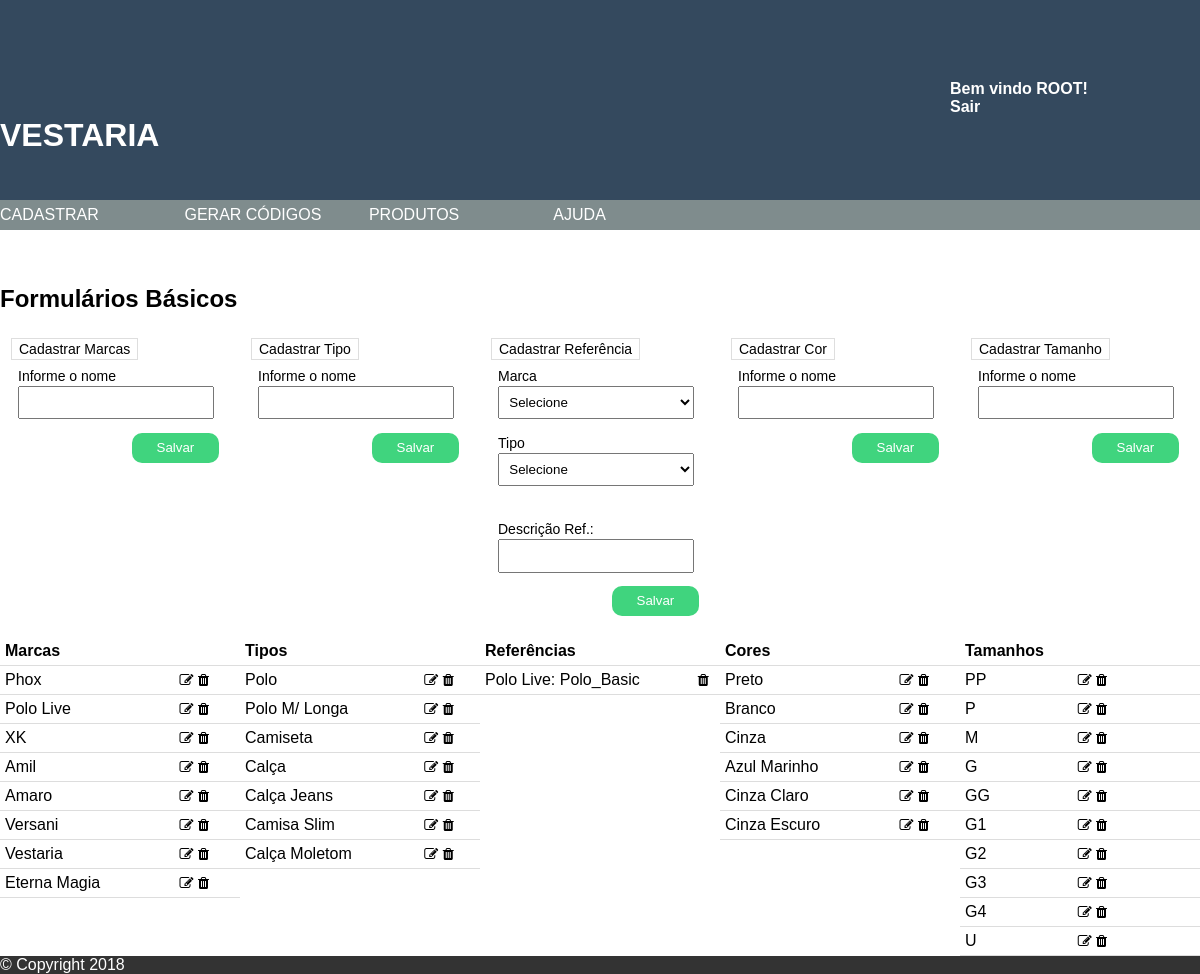
The page /views/index.php (signed in) on the database its author committed.
### tables this page shows
CREATE TABLE `marca` (
  `idmarca` int(11) NOT NULL AUTO_INCREMENT,
  `nome` varchar(255) DEFAULT NULL,
  PRIMARY KEY (`idmarca`)
);

CREATE TABLE `tipo` (
  `idtipo` int(11) NOT NULL AUTO_INCREMENT,
  `nome` varchar(255) DEFAULT NULL,
  PRIMARY KEY (`idtipo`)
);

CREATE TABLE `referencia` (
  `idreferencia` int(11) NOT NULL AUTO_INCREMENT,
  `nome` varchar(255) DEFAULT NULL,
  `marca_id` int(11) NOT NULL,
  `tipo_id` int(11) NOT NULL,
  PRIMARY KEY (`idreferencia`),
  KEY `fk_referencia_marca_idx` (`marca_id`),
  KEY `fk_referencia_tipo1_idx` (`tipo_id`),
  CONSTRAINT `fk_referencia_marca` FOREIGN KEY (`marca_id`) REFERENCES `marca` (`idmarca`) ON DELETE NO ACTION ON UPDATE NO ACTION,
  CONSTRAINT `fk_referencia_tipo1` FOREIGN KEY (`tipo_id`) REFERENCES `tipo` (`idtipo`) ON DELETE NO ACTION ON UPDATE NO ACTION
);

CREATE TABLE `cor` (
  `idcor` int(11) NOT NULL AUTO_INCREMENT,
  `nome` varchar(255) DEFAULT NULL,
  PRIMARY KEY (`idcor`)
);

CREATE TABLE `tamanho` (
  `idtamanho` int(11) NOT NULL AUTO_INCREMENT,
  `nome` varchar(255) DEFAULT NULL,
  PRIMARY KEY (`idtamanho`)
);

### models/conexao.php (called while the page is built, shortened)
<?php
class Conexao {
    public static $instance;
    public static function getInstance() {
        $host = 'localhost';
        $banco = 'codigo_barras';
        $user = 'root';
        $senha = '';
        if (!isset(self::$instance)) {
            self::$instance = new PDO('mysql:host='.$host.';dbname='.$banco.'', $user, $senha, array(PDO::MYSQL_ATTR_INIT_COMMAND => "SET NAMES utf8"));
            self::$instance->setAttribute(PDO::ATTR_ERRMODE, PDO::ERRMODE_EXCEPTION);
            self::$instance->setAttribute(PDO::ATTR_ORACLE_NULLS, PDO::NULL_EMPTY_STRING);
        }
        return self::$instance;
    }
}

### models/marca.php (called while the page is built, shortened)
<?php
include_once 'conexao.php';
class Marca {
    private $idMarca;
    private $nome;
    public function getIdMarca() {
        return $this->idMarca;
    }
    public function getNome() {
        return $this->nome;
    }
    public function setIdMarca($idMarca) {
        $this->idMarca = $idMarca;
    }
    public function setNome($nome) {
        $this->nome = $nome;
    }
    public function listar() {
        try {
            $sql = "SELECT * FROM marca";
            $result = Conexao::getInstance()->query($sql);
            $lista = array();
            $i = 0;
            while ($row = $result->fetch(PDO::FETCH_OBJ)) {
                $obj = new Marca();
                $obj->setIdMarca($row->idmarca);
                $obj->setNome($row->nome);
                $lista[$i] = $obj;
                $i++;
            }
            return $lista;
        } catch (Exception $e) {
            print "Ocorreu um erro ao tentar listar marcas";
        }
    }
    public function buscarNome($id) {
        try {
            $sql = "Select * from marca where idmarca = :id";
            $result = Conexao::getInstance()->prepare($sql);
            $result->bindValue(':id', $id);
            if ($result->execute()) {
                if ($result->rowCount() > 0) {
                    while ($row = $result->fetch(PDO::FETCH_OBJ)) {
                        $nome = $row->nome;
                    }
                    return $nome;
                } else {
                    return false;
                }
            }
        } catch (Exception $e) {
            print "Erro buscar nome";
        }
    }
}

### models/tipo.php (called while the page is built, shortened)
<?php
include_once 'conexao.php';
class Tipo {
    private $idTipo;
    private $nome;
    public function getIdTipo() {
        return $this->idTipo;
    }
    public function getNome() {
        return $this->nome;
    }
    public function setIdTipo($idTipo) {
        $this->idTipo = $idTipo;
    }
    public function setNome($nome) {
        $this->nome = $nome;
    }
    public function listar() {
        try {
            $sql = "SELECT * FROM tipo";
            $result = Conexao::getInstance()->query($sql);
            $lista = array();
            $i = 0;
            while ($row = $result->fetch(PDO::FETCH_OBJ)) {
                $obj = new Tipo();
                $obj->setIdTipo($row->idtipo);
                $obj->setNome($row->nome);
                $lista[$i] = $obj;
                $i++;
            }
            return $lista;
        } catch (Exception $e) {
            print "Ocorreu um erro ao tentar executar esta ação, foi gerado um LOG do mesmo, tente novamente mais tarde.";
        }
    }
    public function buscarNome($id) {
        try {
            $sql = "SELECT * FROM tipo where idtipo = :idtipo";
            $result = Conexao::getInstance()->prepare($sql);
            $result->bindValue(":idtipo", $id);
            if ($result->execute()) {
                if ($result->rowCount() > 0) {
                    while ($row = $result->fetch(PDO::FETCH_OBJ)) {
                        $nome = $row->nome;
                    }
                    return $nome;
                } else {
                    return false;
                }
            }
        } catch (Exception $e) {
            print "Ocorreu um erro ao buscar referencia";
        }
    }
}

### models/referencia.php (called while the page is built, shortened)
<?php
include_once 'conexao.php';
class Referencia {
    private $idReferencia;
    private $nome;
    private $marcaId;
    private $tipoId;
    public function getIdReferencia() {
        return $this->idReferencia;
    }
    public function getNome() {
        return $this->nome;
    }
    public function getMarcaId() {
        return $this->marcaId;
    }
    public function getTipoId() {
        return $this->tipoId;
    }
    public function setIdReferencia($idReferencia) {
        $this->idReferencia = $idReferencia;
    }
    public function setNome($nome) {
        $this->nome = $nome;
    }
    public function setMarcaId($marcaId) {
        $this->marcaId = $marcaId;
    }
    public function setTipoId($tipoId) {
        $this->tipoId = $tipoId;
    }
    public function listar() {
        try {
            $sql = "SELECT * FROM referencia";
            $result = Conexao::getInstance()->query($sql);
            $lista = array();
            $i = 0;
            while ($row = $result->fetch(PDO::FETCH_OBJ)) {
                $obj = new Referencia();
                $obj->setIdReferencia($row->idreferencia);
                $obj->setNome($row->nome);
                $obj->setMarcaId($row->marca_id);
                $obj->setTipoId($row->tipo_id);
                $lista[$i] = $obj;
                $i++;
            }
            return $lista;
        } catch (Exception $e) {
            print "Ocorreu um erro ao tentar executar esta ação, foi gerado um LOG do mesmo, tente novamente mais tarde.";
        }
    }
}

### models/cor.php (called while the page is built, shortened)
<?php
include_once 'conexao.php';
class Cor{
    private $idCor;
    private $nome;
    public function getIdCor() {
        return $this->idCor;
    }
    public function getNome() {
        return $this->nome;
    }
    public function setIdCor($idCor) {
        $this->idCor = $idCor;
    }
    public function setNome($nome) {
        $this->nome = $nome;
    }
    public function listar() {
        try {
            $sql = "SELECT * FROM cor";
            $result = Conexao::getInstance()->query($sql);
            $lista = array();
            $i = 0;
            while ($row = $result->fetch(PDO::FETCH_OBJ)) {
                $obj = new Cor();
                $obj->setIdCor($row->idcor);
                $obj->setNome($row->nome);
                $lista[$i] = $obj;
                $i++;
            }
            return $lista;
        } catch (Exception $e) {
            print "Ocorreu um erro ao tentar executar esta ação, foi gerado um LOG do mesmo, tente novamente mais tarde.";
        }
    }
}

### models/tamanho.php (called while the page is built, shortened)
<?php
include_once 'conexao.php';
class Tamanho {
    private $idTamanho;
    private $nome;
    public function getIdTamanho() {
        return $this->idTamanho;
    }
    public function getNome() {
        return $this->nome;
    }
    public function setIdTamanho($idTamanho) {
        $this->idTamanho = $idTamanho;
    }
    public function setNome($nome) {
        $this->nome = $nome;
    }
    public function listar() {
        try {
            $sql = "SELECT * FROM tamanho";
            $result = Conexao::getInstance()->query($sql);
            $lista = array();
            $i = 0;
            while ($row = $result->fetch(PDO::FETCH_OBJ)) {
                $obj = new Tamanho();
                $obj->setIdTamanho($row->idtamanho);
                $obj->setNome($row->nome);
                $lista[$i] = $obj;
                $i++;
            }
            return $lista;
        } catch (Exception $e) {
            print "Ocorreu um erro ao tentar executar esta ação, foi gerado um LOG do mesmo, tente novamente mais tarde.";
        }
    }
}

### views/produtos/produtos.php (the view, shortened to what this page needs)
<?php
$url = (isset($_SERVER['HTTPS']) ? "https" : "http") . "://$_SERVER[HTTP_HOST]";
$url .= '/controllers/cadastroController.php';
?>
<section id="main">
    <div class="main">
        <p class="return">
        </p>
        <div class="cadastros" id="accordion">
            <h2 class="accordion">Formulários Básicos</h2>
            <div class="panel">
                <form method="POST" action="<?php echo $url ?>">
                    <fieldset><legend>Cadastrar Marcas</legend>
                        <label for="nome">Informe o nome</label>
                        <input type="text" name="nome" id="nome" required="required" />
                        <input class="botao" name="botao" name="botao" type="submit" value="Salvar" />
                    </fieldset>
                </form>
                <form method="POST" action="<?php echo $url ?>">
                    <fieldset><legend>Cadastrar Tipo</legend>
                        <label for="nome">Informe o nome</label>
                        <input type="text" name="nome" required="required" />
                        <input class="botao" name="botao" type="submit" value="Salvar" />
                    </fieldset>
                </form>
                <form method="POST" action="<?php echo $url ?>">
                    <fieldset><legend>Cadastrar Referência</legend>
                        <label for="marca_id">Marca</label>
                        <select name="marca_id" required="required">
                            <option value="">Selecione</option>
                        </select>
                        <label for="tipo_id">Tipo</label>
                        <select name="tipo_id" required="required">
                            <option value="">Selecione</option>
                        </select>
                        <br />
                        <label for="nome">Descrição Ref.:</label>
                        <input type="text" name="nome" id="nome" required="required" />
                        <input class="botao" name="botao" type="submit" value="Salvar" />
                    </fieldset>
                </form>
                <form method="POST" action="<?php echo $url ?>">
                    <fieldset><legend>Cadastrar Cor</legend>
                        <label for="nome">Informe o nome</label>
                        <input type="text" name="nome" id="nome" required="required" />
                        <input class="botao" name="botao" type="submit" value="Salvar" />
                    </fieldset>
                </form>
                <form method="POST" action="<?php echo $url ?>">
                    <fieldset><legend>Cadastrar Tamanho</legend>
                        <label for="nome">Informe o nome</label>
                        <input type="text" name="nome" id="nome" required="required" />
                        <input class="botao" name="botao" type="submit" value="Salvar" />
                    </fieldset>
                </form>
            </div>
        </div>
        <div class="panel">
            <div class="coluna">
                <table>
                    <thead>
                        <tr>
                            <th colspan="2">Marcas</th>
                        </tr>
                    </thead>
                    <tbody>
                        <?php foreach ($listas as $marca) { ?>
                            <tr>
                                <td><?php echo $marca->getNome() ?></td>
                                <td>
                                    <?php echo "<i  id='Marca_editar_" . $marca->getIdMarca() . "' class='fa editarcodigo'>&#xf044;</i>"; ?>
                                    <?php echo "<i  id='Marca_excluir_" . $marca->getIdMarca() . "' class='fa excluir'>&#xf1f8;</i>"; ?>
                                </td>
                            </tr>
                        <?php } ?>
                    </tbody>
                </table>
            </div>
            <div class="coluna">
                <table>
                    <thead>
                        <tr>
                            <th colspan="2">Tipos</th>
                        </tr>
                    </thead>
                    <tbody>
                        <?php foreach ($tipos as $tipo) { ?>
                            <tr>
                                <td><?php echo $tipo->getNome() ?></td>
                                <td>
                                    <?php echo "<i  id='Tipo_editar_" . $tipo->getIdTipo() . "' class='fa editarcodigo'>&#xf044;</i>"; ?>
                                    <?php echo "<i  id='Tipo_excluir_" . $tipo->getIdTipo() . "' class='fa excluir'>&#xf1f8;</i>"; ?>
                                </td>
                            </tr>
                        <?php } ?>
                    </tbody>
                </table>
            </div>
            <div class="coluna">
                <table>
                    <thead>
                        <tr>
                            <th colspan="2">Referências</th>
                        </tr>
                    </thead>
                    <tbody>
                        <?php foreach ($referencias as $referencia) { ?>
                            <tr>
                                <td><?php
                                    echo $marca->buscarNome($referencia->getMarcaId()) . ": " .
                                    $objTipo->buscarNome($referencia->getTipoId()) . "_" . $referencia->getNome();
                                    ?></td>
                                <td>
                                    <?php echo "<i  id='Referencia_excluir_" . $referencia->getIdReferencia() . "' class='fa excluir'>&#xf1f8;</i>"; ?>
                                </td>
                            </tr>
                        <?php } ?>
                    </tbody>
                </table>
            </div>
        </div>
        <div class="panel">
            <div class="coluna">
                <table>
                    <thead>
                        <tr>
                            <th colspan="2">Cores</th>
                        </tr>
                    </thead>
                    <tbody>
                        <?php foreach ($cores as $cor) { ?>
                            <tr>
                                <td><?php echo $cor->getNome() ?></td>
                                <td>
                                    <?php echo "<i  id='Cor_editar_" . $cor->getIdCor() . "' class='fa editarcodigo'>&#xf044;</i>"; ?>
                                    <?php echo "<i  id='Cor_excluir_" . $cor->getIdCor() . "' class='fa excluir'>&#xf1f8;</i>"; ?>
                                </td>
                            </tr>
                        <?php } ?>
                    </tbody>
                </table>
            </div>
            <div class="coluna">
                <table>
                    <thead>
                        <tr>
                            <th colspan="2">Tamanhos</th>
                        </tr>
                    </thead>
                    <tbody>
                        <?php foreach ($tamanhos as $tamanho) { ?>
                        <tr>
                            <td><?php echo $tamanho->getNome() ?></td>
                            <td>
                                <?php echo "<i  id='Tamanho_editar_" . $tamanho->getIdTamanho() . "' class='fa editarcodigo'>&#xf044;</i>"; ?>
                                <?php echo "<i  id='Tamanho_excluir_" . $tamanho->getIdTamanho() . "' class='fa excluir'>&#xf1f8;</i>"; ?>
                            </td>
                        </tr>
                        <?php } ?>
                    </tbody>
                </table>
            </div>
        </div>
    </div>
</section>

### rows shown on the page
marca: nome "Phox"
marca: nome "Polo Live"
marca: nome "XK"
marca: nome "Amil"
marca: nome "Amaro"
marca: nome "Versani"
marca: nome "Vestaria"
marca: nome "Eterna Magia"
tipo: nome "Polo"
tipo: nome "Polo M/ Longa"
tipo: nome "Camiseta"
tipo: nome "Calça"
tipo: nome "Calça Jeans"
tipo: nome "Camisa Slim"
tipo: nome "Calça Moletom"
referencia: marca.nome "Polo Live", tipo.nome "Polo", nome "Basic"
cor: nome "Preto"
cor: nome "Branco"
cor: nome "Cinza"
cor: nome "Azul Marinho"
cor: nome "Cinza Claro"
cor: nome "Cinza Escuro"
tamanho: nome "PP"
tamanho: nome "P"
tamanho: nome "M"
tamanho: nome "G"
tamanho: nome "GG"
tamanho: nome "G1"
tamanho: nome "G2"
tamanho: nome "G3"
tamanho: nome "G4"
tamanho: nome "U"

### other values the page prints
$logado "ROOT"
